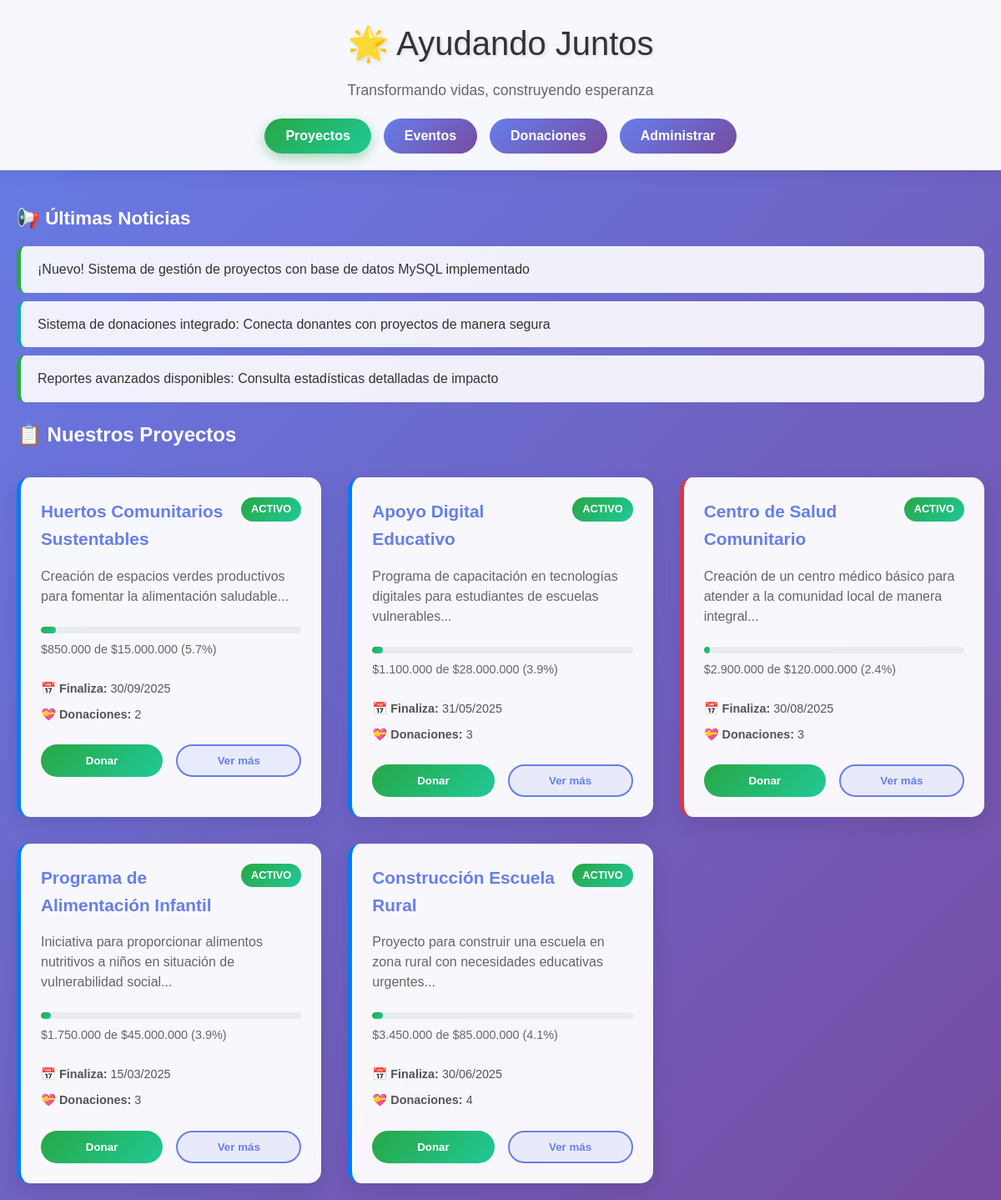
The page / on the database its author committed.
### tables this page shows
CREATE TABLE IF NOT EXISTS PROYECTO (
    id_proyecto INT AUTO_INCREMENT PRIMARY KEY,
    nombre VARCHAR(100) NOT NULL,
    descripcion TEXT,
    presupuesto DECIMAL(15,2),
    fecha_inicio DATE,
    fecha_fin DATE
);

### conexion.php (called while the page is built, shortened)
<?php
function ejecutarConsulta($pdo, $sql, $params = []) {
    try {
        $stmt = $pdo->prepare($sql);
        $stmt->execute($params);
        return $stmt;
    } catch (PDOException $e) {
        throw new Exception("Error en la consulta: " . $e->getMessage());
    }
}
?>

### index.php (the view, shortened to what this page needs)
<?php
require_once 'conexion.php';
?>
<!DOCTYPE html>
<html lang="es">
<head>
    <link rel="stylesheet" href="estilos.css">
</head>
<body>
    <header class="encabezado-principal">
        <h1>🌟 Ayudando Juntos</h1>
        <p>Transformando vidas, construyendo esperanza</p>
        <nav class="navegacion-principal">
            <button onclick="showSection('proyectos')" class="boton-navegacion active">Proyectos</button>
            <button onclick="showSection('eventos')" class="boton-navegacion">Eventos</button>
            <button onclick="showSection('donaciones')" class="boton-navegacion">Donaciones</button>
            <button onclick="showSection('admin')" class="boton-navegacion">Administrar</button>
        </nav>
    </header>
    <section id="seccion-proyectos" class="seccion-contenido active">
        <div class="panel-notificaciones">
            <h3>📢 Últimas Noticias</h3>
            <div id="contenedor-notificaciones">
                <div class="notificacion exito">
                    <p>¡Nuevo! Sistema de gestión de proyectos con base de datos MySQL implementado</p>
                </div>
                <div class="notificacion informacion">
                    <p>Sistema de donaciones integrado: Conecta donantes con proyectos de manera segura</p>
                </div>
                <div class="notificacion exito">
                    <p>Reportes avanzados disponibles: Consulta estadísticas detalladas de impacto</p>
                </div>
            </div>
        </div>
        <h2 style="color: white; margin-bottom: 20px;">📋 Nuestros Proyectos</h2>
        <div class="cuadricula-proyectos">
            <?php
            try {
                $sql = "SELECT
                            p.*,
                            COUNT(d.id_donacion) as total_donaciones,
                            COALESCE(SUM(d.monto), 0) as monto_recaudado,
                            ROUND((COALESCE(SUM(d.monto), 0) / p.presupuesto) * 100, 1) as porcentaje_progreso
                        FROM PROYECTO p
                        LEFT JOIN DONACION d ON p.id_proyecto = d.id_proyecto
                        GROUP BY p.id_proyecto
                        ORDER BY p.fecha_inicio DESC";
                $stmt = ejecutarConsulta($pdo, $sql);
                $proyectos = $stmt->fetchAll();
                if (count($proyectos) > 0) {
                    foreach ($proyectos as $proyecto) {
                        $categoria_class = 'educacion';
                        if (stripos($proyecto['nombre'], 'salud') !== false) $categoria_class = 'salud';
                        echo '<div class="tarjeta-proyecto ' . $categoria_class . '">';
                        echo '<div class="cabecera-proyecto">';
                        echo '<h3>' . htmlspecialchars($proyecto['nombre']) . '</h3>';
                        echo '<span class="estado-proyecto activo">Activo</span>';
                        echo '</div>';
                        echo '<div class="contenido-proyecto">';
                        echo '<p class="descripcion">' . htmlspecialchars(substr($proyecto['descripcion'], 0, 100)) . '...</p>';
                        echo '<div class="progreso-proyecto">';
                        echo '<div class="barra-progreso">';
                        echo '<div class="relleno-progreso" style="width: ' . $proyecto['porcentaje_progreso'] . '%"></div>';
                        echo '</div>';
                        echo '<p class="texto-progreso">$' . number_format($proyecto['monto_recaudado'], 0, ',', '.') . ' de $' . number_format($proyecto['presupuesto'], 0, ',', '.') . ' (' . $proyecto['porcentaje_progreso'] . '%)</p>';
                        echo '</div>';
                        echo '<div class="detalles-proyecto">';
                        echo '<p><strong>📅 Finaliza:</strong> ' . date('d/m/Y', strtotime($proyecto['fecha_fin'])) . '</p>';
                        echo '<p><strong>💝 Donaciones:</strong> ' . $proyecto['total_donaciones'] . '</p>';
                        echo '</div>';
                        echo '<div class="acciones-proyecto">';
                        echo '<button class="boton-donar" onclick="donarAProyecto(' . $proyecto['id_proyecto'] . ', \'' . htmlspecialchars($proyecto['nombre']) . '\')">Donar</button>';
                        echo '<button class="boton-ver-mas">Ver más</button>';
                        echo '</div>';
                        echo '</div>';
                        echo '</div>';
                    }
                }
            } catch (Exception $e) {
                echo '<div class="error-proyectos" style="background: rgba(248, 215, 218, 0.9); padding: 2rem; border-radius: 10px; text-align: center;">';
                echo '<p>Error al cargar los proyectos: ' . htmlspecialchars($e->getMessage()) . '</p>';
                echo '</div>';
            }
            ?>
        </div>
    </section>
</body>
</html>

### estilos.css (style rules this page uses)
* { margin: 0; padding: 0; box-sizing: border-box; }
body { font-family: 'Arial', sans-serif; line-height: 1.6; color: #333; background: linear-gradient(135deg, #667eea 0%, #764ba2 100%); min-height: 100vh; }
header { background: rgba(255, 255, 255, 0.95); color: #333; padding: 1rem 0; box-shadow: 0 2px 20px rgba(0,0,0,0.1); backdrop-filter: blur(10px); }
header h1 { text-align: center; margin-bottom: 1rem; font-size: 2rem; font-weight: 300; }
.cuadricula-proyectos { display: grid; grid-template-columns: repeat(auto-fit, minmax(350px, 1fr)); gap: 2rem; margin-top: 2rem; }
.tarjeta-proyecto { background: rgba(255, 255, 255, 0.95); border-radius: 15px; padding: 1.5rem; box-shadow: 0 8px 25px rgba(0, 0, 0, 0.1); transition: all 0.3s ease; backdrop-filter: blur(10px); }
.cabecera-proyecto { display: flex; justify-content: space-between; align-items: flex-start; margin-bottom: 1rem; }
.cabecera-proyecto h3 { color: #667eea; font-size: 1.3rem; margin: 0; flex: 1; margin-right: 1rem; }
.estado-proyecto { background: #28a745; color: white; padding: 4px 12px; border-radius: 20px; font-size: 0.8rem; font-weight: 600; text-transform: uppercase; }
.estado-proyecto.activo { background: linear-gradient(135deg, #28a745, #20c997); }
.contenido-proyecto .descripcion { color: #666; margin-bottom: 1.5rem; line-height: 1.5; }
.progreso-proyecto { margin-bottom: 1.5rem; }
.barra-progreso { background: #e9ecef; height: 8px; border-radius: 10px; overflow: hidden; margin-bottom: 0.5rem; }
.relleno-progreso { background: linear-gradient(135deg, #28a745, #20c997); height: 100%; border-radius: 10px; transition: width 0.8s ease; }
.texto-progreso { font-size: 0.9rem; color: #666; margin: 0; }
.detalles-proyecto { margin-bottom: 1.5rem; }
.detalles-proyecto p { margin-bottom: 0.5rem; font-size: 0.9rem; color: #555; }
.acciones-proyecto { display: flex; gap: 1rem; }
.boton-donar { background: linear-gradient(135deg, #28a745, #20c997); color: white; border: none; padding: 10px 20px; border-radius: 20px; font-weight: 600; cursor: pointer; transition: all 0.3s ease; flex: 1; }
.boton-ver-mas { background: rgba(102, 126, 234, 0.1); color: #667eea; border: 2px solid #667eea; padding: 10px 20px; border-radius: 20px; font-weight: 600; cursor: pointer; transition: all 0.3s ease; flex: 1; }
.tarjeta-proyecto.educacion { border-left: 5px solid #007bff; }
.tarjeta-proyecto.salud { border-left: 5px solid #dc3545; }

### index.php (style rules this page uses)
body { background: linear-gradient(135deg, #667eea 0%, #764ba2 100%); min-height: 100vh; margin: 0; padding: 0; }
.encabezado-principal { background: rgba(255, 255, 255, 0.95); padding: 20px 0; text-align: center; backdrop-filter: blur(10px); box-shadow: 0 2px 20px rgba(0,0,0,0.1); position: sticky; top: 0; z-index: 1000; }
.encabezado-principal h1 { font-size: 2.5rem; color: #333; margin-bottom: 10px; text-shadow: 2px 2px 4px rgba(0,0,0,0.1); }
.encabezado-principal p { font-size: 1.1rem; color: #666; margin-bottom: 20px; }
.navegacion-principal { display: flex; justify-content: center; gap: 15px; flex-wrap: wrap; }
.boton-navegacion { background: linear-gradient(135deg, #667eea, #764ba2); color: white; border: none; padding: 12px 25px; border-radius: 25px; cursor: pointer; font-size: 16px; font-weight: 600; transition: all 0.3s ease; text-decoration: none; display: inline-block; }
.boton-navegacion.active { background: linear-gradient(135deg, #28a745, #20c997); box-shadow: 0 5px 15px rgba(40, 167, 69, 0.4); }
.seccion-contenido { display: none; max-width: 1200px; margin: 0 auto; padding: 20px; }
.seccion-contenido.active { display: block; }
.panel-notificaciones { margin: 20px 0; }
.panel-notificaciones h3 { color: white; margin-bottom: 15px; font-size: 1.4rem; }
.notificacion { background: rgba(255, 255, 255, 0.9); padding: 15px 20px; border-radius: 10px; border-left: 5px solid #007bff; backdrop-filter: blur(10px); margin-bottom: 10px; transition: transform 0.3s ease; }
.notificacion.exito { border-left-color: #28a745; }
.notificacion.informacion { border-left-color: #17a2b8; }

### rows shown on the page
proyecto: nombre "Huertos Comunitarios Sustentables", descripcion "Creación de espacios verdes productivos para fomentar la alimentación saludable", monto_recaudado "850.000", presupuesto "15.000.000", porcentaje_progreso "5.7", fecha_fin "30/09/2025", total_donaciones "2"
proyecto: nombre "Apoyo Digital Educativo", descripcion "Programa de capacitación en tecnologías digitales para estudiantes de escuelas vulnerables", monto_recaudado "1.100.000", presupuesto "28.000.000", porcentaje_progreso "3.9", fecha_fin "31/05/2025", total_donaciones "3"
proyecto: nombre "Centro de Salud Comunitario", descripcion "Creación de un centro médico básico para atender a la comunidad local de manera integral", monto_recaudado "2.900.000", presupuesto "120.000.000", porcentaje_progreso "2.4", fecha_fin "30/08/2025", total_donaciones "3"
proyecto: nombre "Programa de Alimentación Infantil", descripcion "Iniciativa para proporcionar alimentos nutritivos a niños en situación de vulnerabilidad social", monto_recaudado "1.750.000", presupuesto "45.000.000", porcentaje_progreso "3.9", fecha_fin "15/03/2025", total_donaciones "3"
proyecto: nombre "Construcción Escuela Rural", descripcion "Proyecto para construir una escuela en zona rural con necesidades educativas urgentes", monto_recaudado "3.450.000", presupuesto "85.000.000", porcentaje_progreso "4.1", fecha_fin "30/06/2025", total_donaciones "4"
